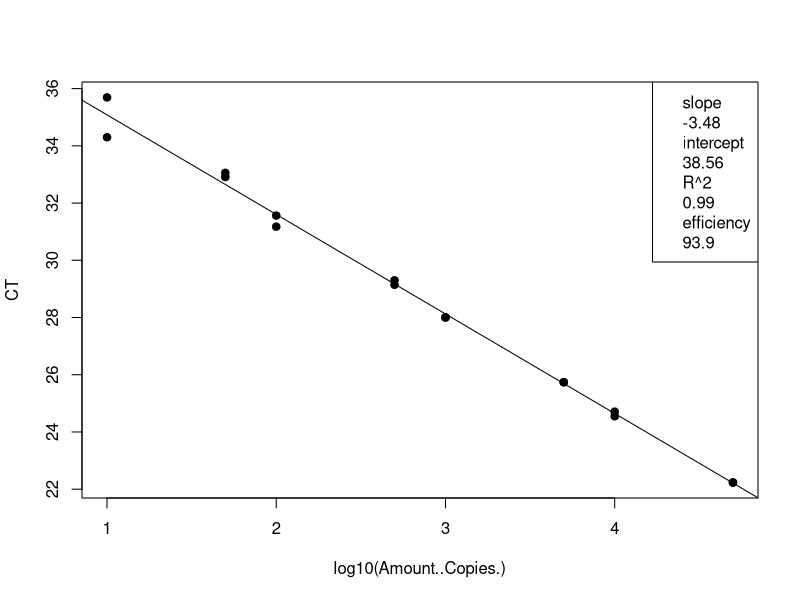
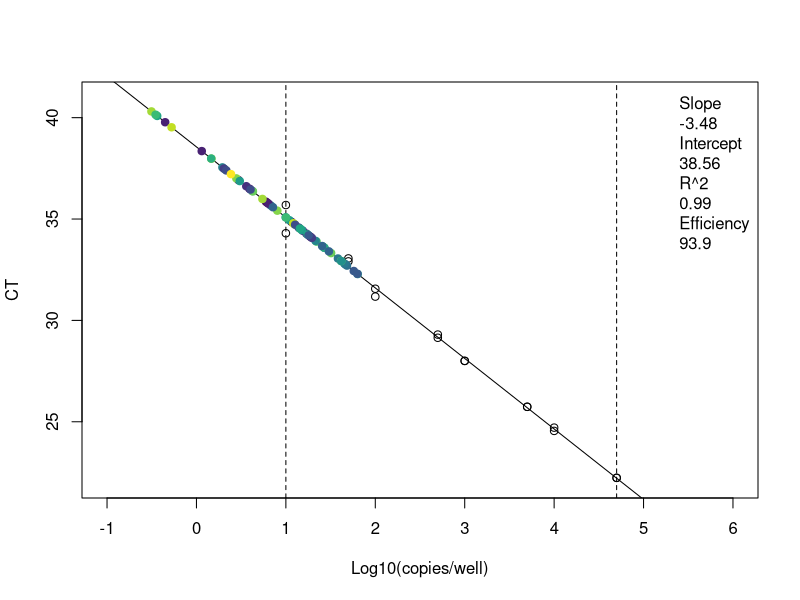
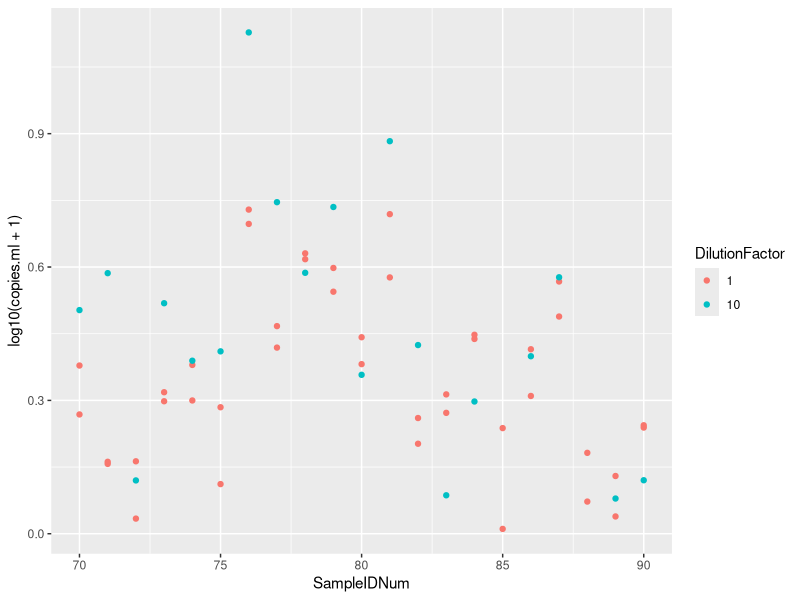

These figures' R source, in order:
## ---- chunk 1
knitr::opts_chunk$set(echo = TRUE)

## ---- chunk 2
# clear workspace
rm(list=ls())

# load the data (note data file must be in this repository)
data <- read.csv("Plate4_Entero_qPCRConversion.csv")
## ---- chunk 3
# linear regression of standard curve
standards = subset(data, Name == "STANDARD")
standardCurve <- lm(CT ~ log10(Amount..Copies.), data = standards)

# save the line info
standard_slope = standardCurve$coefficients[2]
standard_intercept = standardCurve$coefficients[1]
R2 = summary(standardCurve)$r.squared
efficiency =  (10^(-1/standardCurve$coefficients[2])-1)*100

# plot standards and best fit line
standardCurvePlot <- plot(CT ~ log10(Amount..Copies.), data = standards, pch=19) 
abline(coef(standardCurve)) 
legend("topright", legend = c(paste= "slope", round(standard_slope, 2), paste= "intercept", round(standard_intercept, 2), paste= "R^2", round(R2, 2), paste = "efficiency", round(efficiency, 1)))
## ---- chunk 4
# data set of unknowns including info on standard curve
unknowns = subset(data, Name == "UNKNOWN")

# add new columns to the data table
unknowns$plate_num = 4 # note:change to the actual plate number
unknowns$standard_slope = standard_slope
unknowns$standard_intercept = standard_intercept
unknowns$R2 = R2
unknowns$efficiency = efficiency
  
# add a new column that interpolates copies/well from Ct for the unknowns
unknowns$log.copies.well = (unknowns$CT - standard_intercept)/standard_slope
unknowns$copies.well = 10^unknowns$log.copies.well

# copies/ul extract accounting for dilution factor
vol.well = 3 # note:change to qPCR template volume in ul
unknowns$vol.well = vol.well
unknowns$copies.ul = ((unknowns$copies.well/vol.well)*unknowns$DilutionFactor)

# copies/extraction
vol.elution = 110 #note:change to DNA extraction elution volume in ul
unknowns$vol.elution = vol.elution
unknowns$copies.extraction = (unknowns$copies.ul*vol.elution)

# copies/ml #Volume is volume of sample filtered in mL
unknowns$copies.ml = (unknowns$copies.extraction/unknowns$Volume)
## ---- chunk 5
# set up the color palette
library(viridis)
unknowns$SampleIDNum = as.factor(as.character(unknowns$SampleIDNum)) # change to factor for colors
Colors = viridis(n=nlevels(unknowns$SampleIDNum)) # set the color levels to call on later

# check the range and adjust the limits in plot
range(unknowns$CT, na.rm=T) # y limits
range(unknowns$log.copies.well, na.rm =T) # x limits

# plot the standard curve again
standardCurvePlot <- plot(CT ~ log10(Amount..Copies.), data = standards,
                          xlim = c(-1,6), ylim = c(22,41),
                          xlab = "Log10(copies/well)",
                          ylab = "CT") 

# add boundaries and standard line
abline(v=log10(10), lty=2)
abline(v=log10(50000), lty=2)
abline(coef(standardCurve)) 

# add the sample data
standardCurvePlot <- points(CT ~ log.copies.well, data = unknowns, pch=19, 
                            col = Colors[unknowns$SampleIDNum])
legend("topright", inset = 0.002, box.lty=0, legend=c(paste= "Slope", round(standardCurve$coefficients[2], 2), 
                                                      paste= "Intercept", round(standardCurve$coefficients[1], 2), 
                                                      paste= "R^2", round(summary(standardCurve)$r.squared, 2),
                                                      paste = "Efficiency", round((10^(-1/standardCurve$coefficients[2])-1)*100, 1)))

## ---- chunk 6
# make a plot that compares the diluted to undiluted replicates for each sample including dilution factor
library("ggplot2")
unknowns$SampleIDNum <- as.numeric(as.character(unknowns$SampleIDNum)) # change to numeric
unknowns$DilutionFactor <- as.factor(as.character(unknowns$DilutionFactor)) # change to factor
qplot(SampleIDNum,log10(copies.ml+1), data=unknowns, col=DilutionFactor)
## ---- chunk 7
# write csv file
write.csv(unknowns, file = "Plate4_Entero_ConvertedData.csv", row.names=FALSE, na="")

# average the replicates (if not strongly inhibited) and make a new file
library(dplyr)
data.average = unknowns %>% group_by(SampleIDNum) %>% summarise(copies.ml = mean(copies.ml, na.rm = T))
write.csv(data.average, file = "Plate4_Entero_Averaged.csv", row.names=FALSE, na="")
